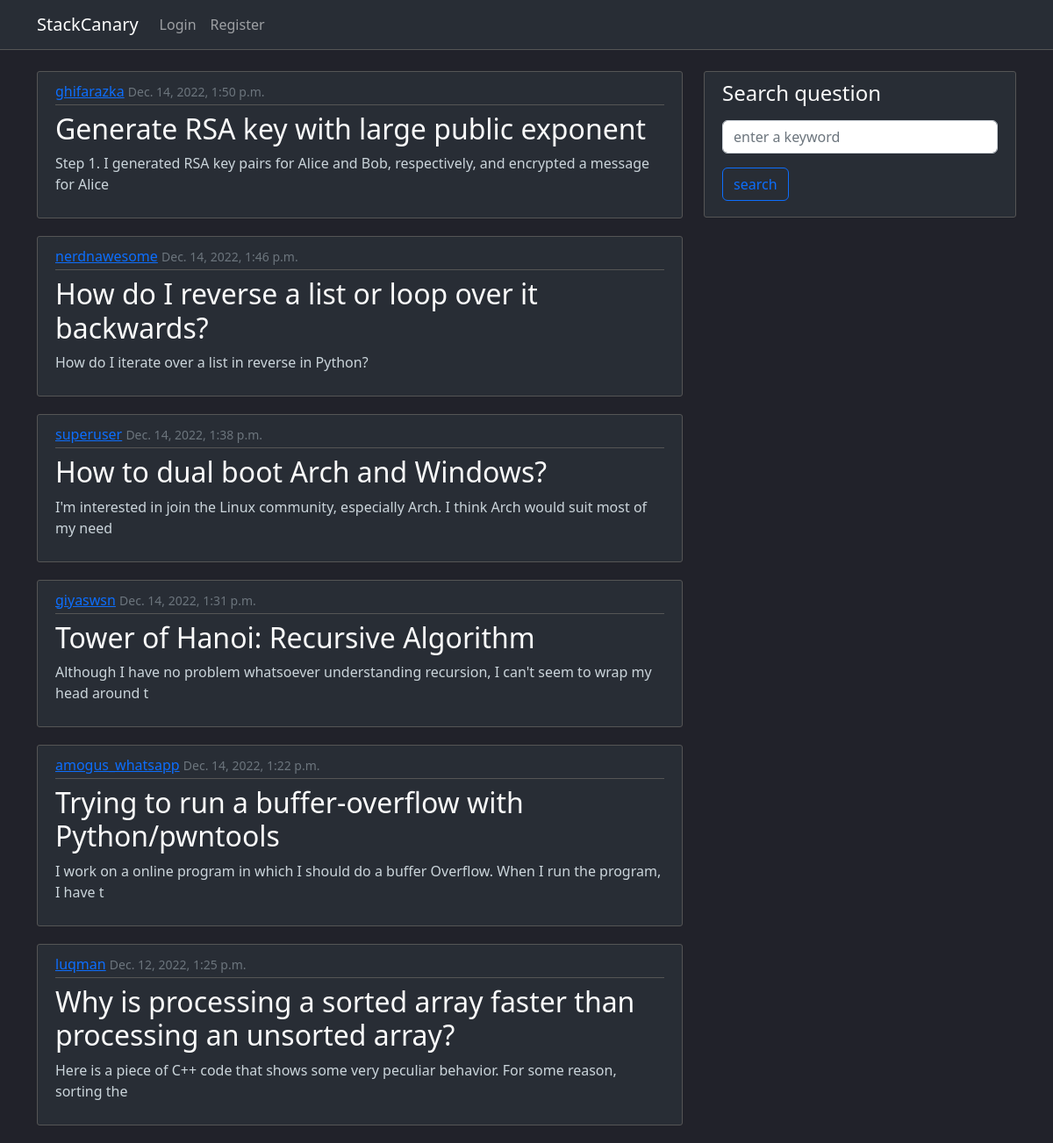
The page / on the database its author committed.
### forum/models.py (models this page shows, shortened)
class Pertanyaan(models.Model):
    author = models.ForeignKey(User, on_delete=models.CASCADE)
    judul = models.CharField(max_length=256)
    konten = models.TextField()
    snippet = models.TextField(default=None, blank=True, null=True)
    waktu_upload = models.DateTimeField(default=timezone.now)

### forum/views.py (the view)
# urls.py: path('', QuestionListView.as_view(), name='forum-index'),
class QuestionListView(ListView):
    model = Pertanyaan
    template_name = 'forum/index.html'
    context_object_name = 'pertanyaan'
    ordering = ['-waktu_upload']

### forum/templates/forum/index.html
{% extends "forum/base.html" %}
{% block content %}
        {% for question in pertanyaan %}
            <article class="content-section zoom">
                    <div class="article-metadata">
                        <a class="mr-2" href="#">{{ question.author }}</a>
                        <small class="text-muted">{{ question.waktu_upload }}</small>
                    </div>
                    <h2><a class="article-title" href="{% url 'forum-question-detail' question.id %}">{{ question.judul }}</a></h2>
                    <p class="">{{ question.konten|stringformat:".100s" }}</p>
            </article>
        {% empty %}
            <h1>No questions have been posted yet</h1>
        {% endfor %}
{% endblock content %}

### forum/static/forum/base.css (style rules this page uses)
h1, h2, h3, h4, h5, h6 { color: #f9f9f9; }
.content-section { color: #cbd5db; background-color: #282d35; padding: 10px 20px; border: 1px solid #555; border-radius: 3px; margin-bottom: 20px; transition: all .2s ease-in-out; }
.article-title { color: #fafafa; text-decoration: none; }
.article-metadata { padding-bottom: 3px; margin-bottom: 8px; border-bottom: 1px solid #555; }
.bg-dark-one { background-color: #21222a; }

### rows shown on the page
Pertanyaan: author "ghifarazka", waktu_upload "Dec. 14, 2022, 1:50 p.m.", judul "Generate RSA key with large public exponent", konten "Step 1. I generated RSA key pairs for Alice and Bob, respectively, and encrypted a message for Alice"
Pertanyaan: author "nerdnawesome", waktu_upload "Dec. 14, 2022, 1:46 p.m.", judul "How do I reverse a list or loop over it backwards?", konten "How do I iterate over a list in reverse in Python?"
Pertanyaan: author "superuser", waktu_upload "Dec. 14, 2022, 1:38 p.m.", judul "How to dual boot Arch and Windows?", konten "I'm interested in join the Linux community, especially Arch. I think Arch would suit most of my need"
Pertanyaan: author "giyaswsn", waktu_upload "Dec. 14, 2022, 1:31 p.m.", judul "Tower of Hanoi: Recursive Algorithm", konten "Although I have no problem whatsoever understanding recursion, I can't seem to wrap my head around t"
Pertanyaan: author "amogus_whatsapp", waktu_upload "Dec. 14, 2022, 1:22 p.m.", judul "Trying to run a buffer-overflow with Python/pwntools", konten "I work on a online program in which I should do a buffer Overflow. When I run the program, I have t"
Pertanyaan: author "luqman", waktu_upload "Dec. 12, 2022, 1:25 p.m.", judul "Why is processing a sorted array faster than processing an unsorted array?", konten "Here is a piece of C++ code that shows some very peculiar behavior. For some reason, sorting the"
